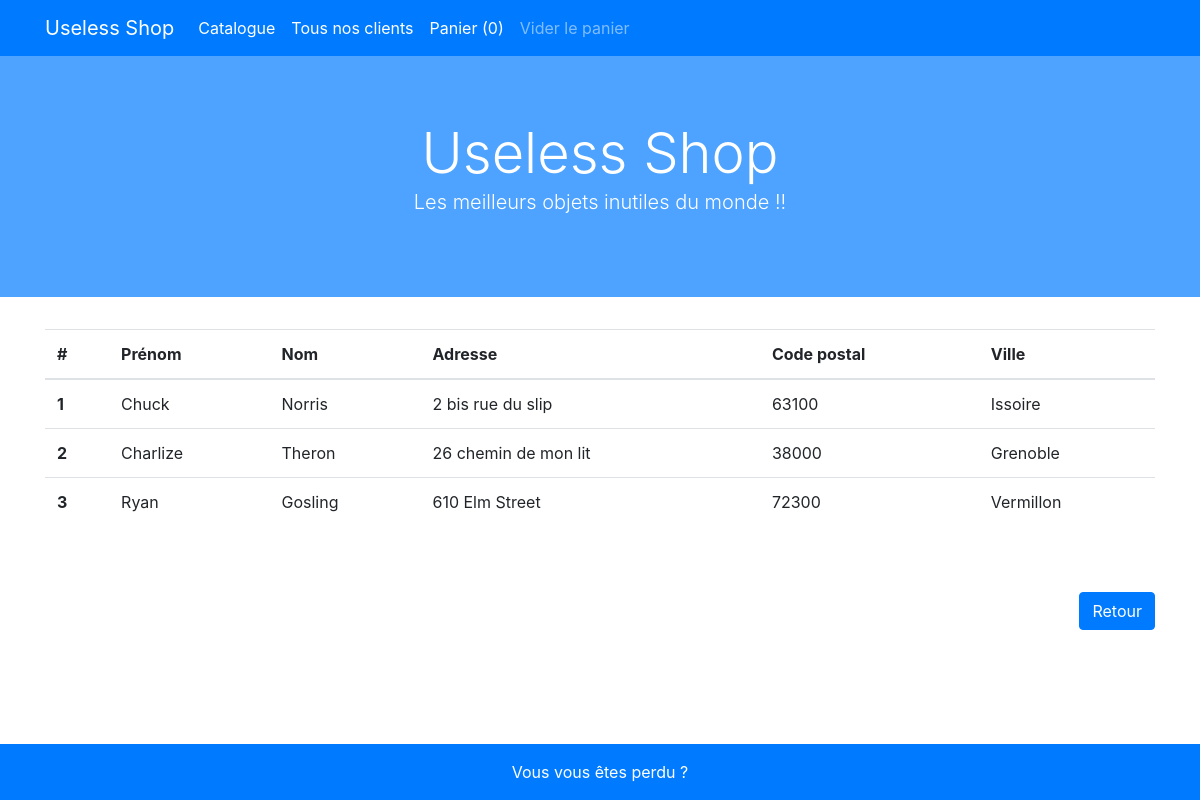
/clients.php, run on the app's committed database.
### tables this page shows
CREATE TABLE `customers` (
                             `id` int(11) NOT NULL,
                             `first_name` varchar(99) NOT NULL,
                             `last_name` varchar(99) NOT NULL,
                             `adresse` varchar(200) NOT NULL,
                             `zip_code` int(11) NOT NULL,
                             `city` varchar(99) NOT NULL
);

### class/ClientList.php (called while the page is built, shortened)
<?php
require "class/Client.php";
class ClientList
{
    private $_list_client = array();
    public function __construct(){
        $bdd = connectBDD();
        $req = $bdd->prepare('SELECT * FROM customers');
        $req->execute();
        while($data = $req->fetch()){
            $client = new Client($data['id'], $data['first_name'], $data['last_name'], $data['adresse'], $data['zip_code'], $data['city']);
            array_push($this->_list_client, $client);
        }
    }
    public function getListClient()
    {
        return $this->_list_client;
    }
}

### class/Client.php (called while the page is built)
<?php
class Client
{
    private $_id;
    private $_first_name;
    private $_last_name;
    private $_adresse;
    private $_zip_code;
    private $_city;
    public function __construct($id, $first_name, $last_name, $adresse, $zip_code, $city){
        $this->_id = $id;
        $this->_first_name = $first_name;
        $this->_last_name = $last_name;
        $this->_adresse = $adresse;
        $this->_zip_code = $zip_code;
        $this->_city = $city;
    }
    public function getId()
    {
        return $this->_id;
    }
    public function getFirstName()
    {
        return $this->_first_name;
    }
    public function getLastName()
    {
        return $this->_last_name;
    }
    public function getAdresse()
    {
        return $this->_adresse;
    }
    public function getCity()
    {
        return $this->_city;
    }
    public function getZipCode()
    {
        return $this->_zip_code;
    }
}

### functions.php (the view, shortened to what this page needs)
<?php
function displayClient(Client $client){
    echo '
        <tr>
            <th scope="row">'.$client->getId().'</th>
            <td>'.$client->getFirstName().'</td>
            <td>'.$client->getLastName().'</td>
            <td>'.$client->getAdresse().'</td>
            <td>'.$client->getZipCode().'</td>
            <td>'.$client->getCity().'</td>
        </tr>
    ';
}
function displayAllClient(ClientList $clientList){
    foreach ($clientList->getListClient() as $client){
        displayClient($client);
    }
}

### data on the page
customers: id "1", first_name "Chuck", last_name "Norris", adresse "2 bis rue du slip", zip_code "63100", city "Issoire"
customers: id "2", first_name "Charlize", last_name "Theron", adresse "26 chemin de mon lit", zip_code "38000", city "Grenoble"
customers: id "3", first_name "Ryan", last_name "Gosling", adresse "610 Elm Street", zip_code "72300", city "Vermillon"

### other printed values
$number_in_basket "0"
$message[$rand] "Les meilleurs objets inutiles du monde !!"
$footer_text "Vous vous êtes perdu ?"
